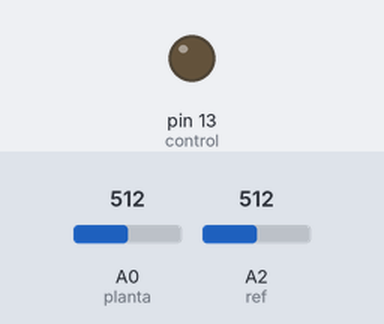
The sketch below on a simulated Arduino Uno, built with avr-gcc and run on an emulated ATmega328P. Shown: output pins drawn as LEDs (lit = HIGH). The test bench sets the inputs (shaded band); at power-on: A2 (ref) = 512, A0 (planta) = 512.

Above: at 1.2 s.
1.3 s: A2 (ref) set to 599
2.8 s: A2 (ref) set to 629
At 3.5 s:
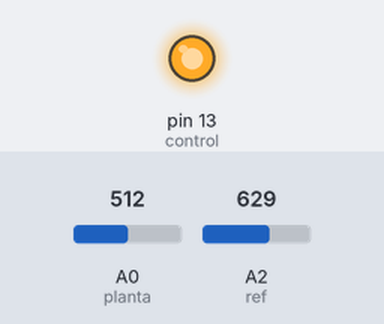
4.5 s: A2 (ref) set to 427
6.0 s: A2 (ref) set to 400
At 7.1 s:
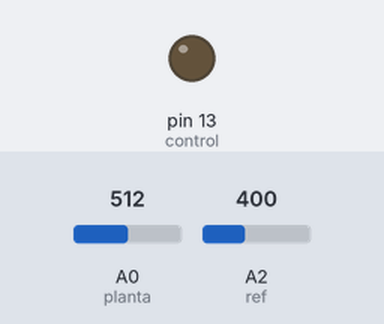
7.5 s: A2 (ref) set to 716
At 8.2 s:
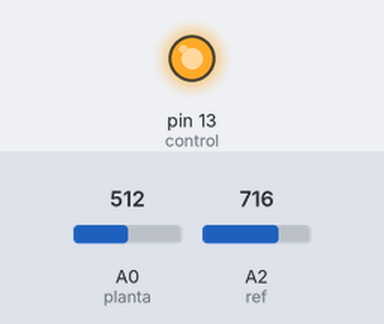
Timing chart, 0 to 10.0 s (numbered marks = the images above; inputs shaded):
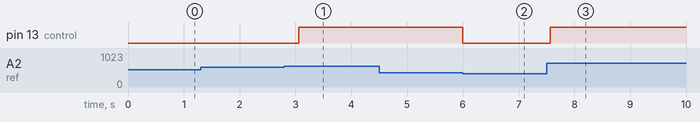

Measured:
- the behaviour switches between 613 and 614 on A2 (ref) (found by bisection; images 0 and 1)
- the behaviour switches between 410 and 409 on A2 (ref) (found by bisection; images 1 and 2)
- after the input at 1.3 s, every drawn part: stays the same
- after the input at 2.8 s, pin 13 (control): LOW → HIGH after 0.26 s
- after the input at 4.5 s, every drawn part: stays the same
- after the input at 6.0 s, pin 13 (control): HIGH → LOW at once
- after the input at 7.5 s, pin 13 (control): LOW → HIGH after 0.06 s

The sketch:

Control_PIDx.ino
```cpp
/*https://www.youtube.com/channel/UCLFBRxt5z4OMn4PbalHlkNQ
 * ELECTRONICA Y LO QUE SE NOS OCURRA
 *  JLRey Cabrera
 */
#define planta A0
#define ref A2
#define control 13

volatile float yd, y, u, error, eant, area, derivada, band;
int Uout;
float coef_fil;

float kp = 2;
float ki = 4;
float kd = 0.2;
float periodo  = 0.001; //segundos

void setup() {
  pinMode(ref, INPUT);
  pinMode(planta, INPUT);
  pinMode(control, OUTPUT);

  Serial.begin(115200);
  ConfigTimer2();
  configFiltro(periodo/10); //Frecuencia de corte del filtro
  y = analogRead (planta) * 5 / 1023;
  yd = analogRead (ref) * 5 / 1023;
  error = 0;
  area = 0;
}

void loop() {
  if (band == 1) {
    eant = derivada;
    error = yd - y;
    area = area + periodo * error; //Area bajo la curva
    derivada = (error + coef_fil * eant) / (1 + coef_fil); //Utilizando el estimador de derivadas por filtro RC

    u = kp * error + ki * area + kd * derivada;
    if (u > 5)//Truncamiento de la señal
      u = 5;
    else if (u < 0)
      u = 0;
    Uout = u * 255 / 5; //Acondicionamiento de la señal de 0 a 255
    band = 0;
  }
  analogWrite(control, Uout);
  //grafica_respuesta();
}

void rutina_int() {
  y = analogRead (planta) * 5 / 1023;
  yd = analogRead (ref) * 5 / 1023;
  band = 1;
}

void configFiltro(float fc) {
  float C = 0.000001;
  float R = 1 / (fc * 2 * 3.1416 * C);
  coef_fil = R * C / periodo;
}

void grafica_respuesta() {
  Serial.print("error= ");
  Serial.print(error);
  Serial.print(",");
  Serial.print("y= ");
  Serial.print(y);
  Serial.print(",");
  Serial.print("yd= ");
  Serial.println(yd);
}
```

timer2.ino
```cpp
//Más información https://hetpro-store.com/TUTORIALES/arduino-timer/
volatile unsigned int cuenta = 0;
//#define T 300 //Mili Segundos
unsigned  T = periodo * 1000;

void ConfigTimer2() {
  SREG = (SREG & 0b01111111); //Desabilitar interrupciones
  TIMSK2 = TIMSK2 | 0b00000001; //Habilita la interrupcion por desbordamiento
  TCCR2B = 0b00000011; //Configura preescala para que FT2 sea de 250 kHz
  SREG = (SREG & 0b01111111) | 0b10000000; //Habilitar interrupciones //Desabilitar interrupciones
}

ISR(TIMER2_OVF_vect) {
  cuenta++;
  if (cuenta > T) {
    rutina_int();
    cuenta = 0;
  }
}
```
